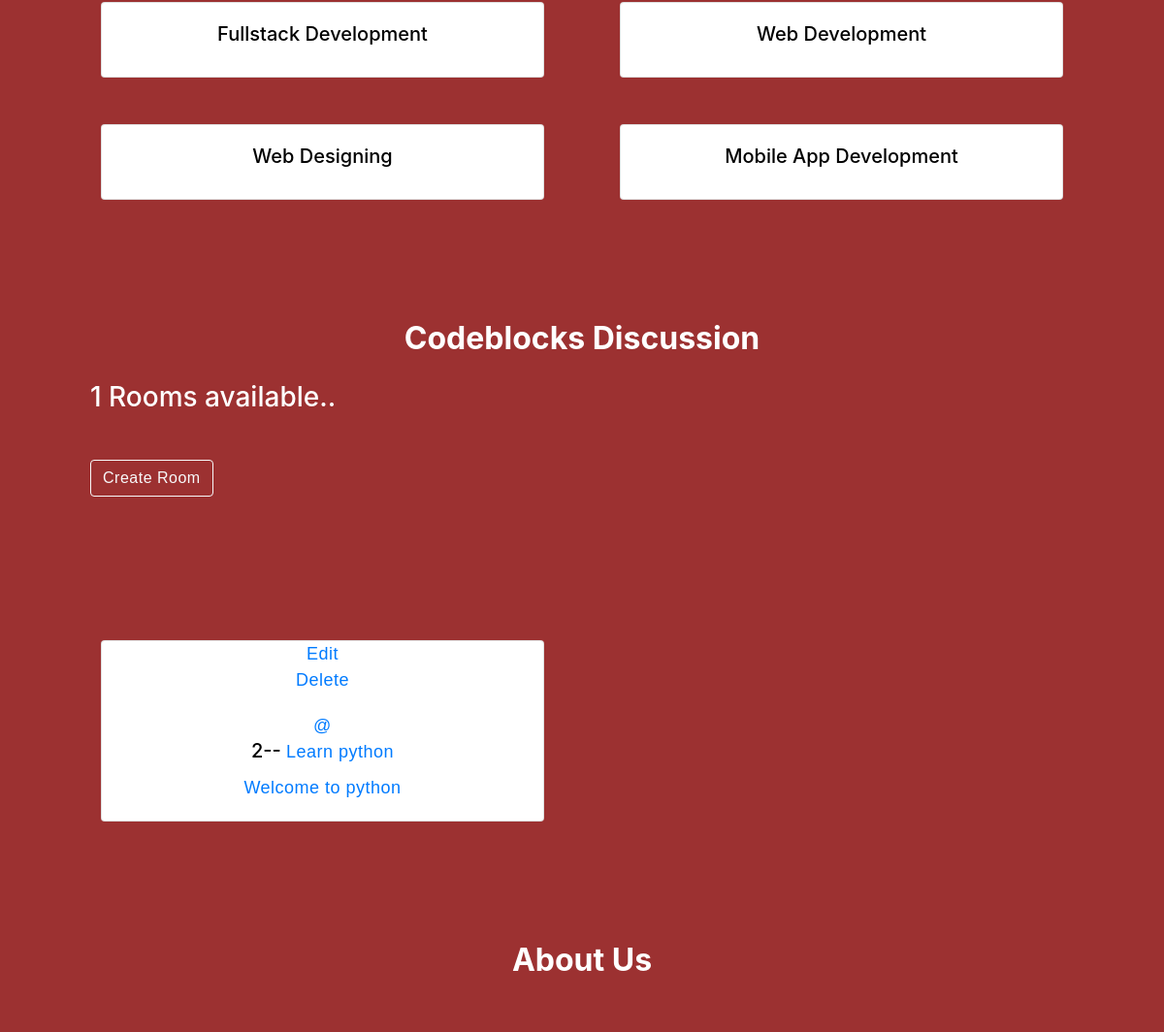
The app's page / (middle part), older data.
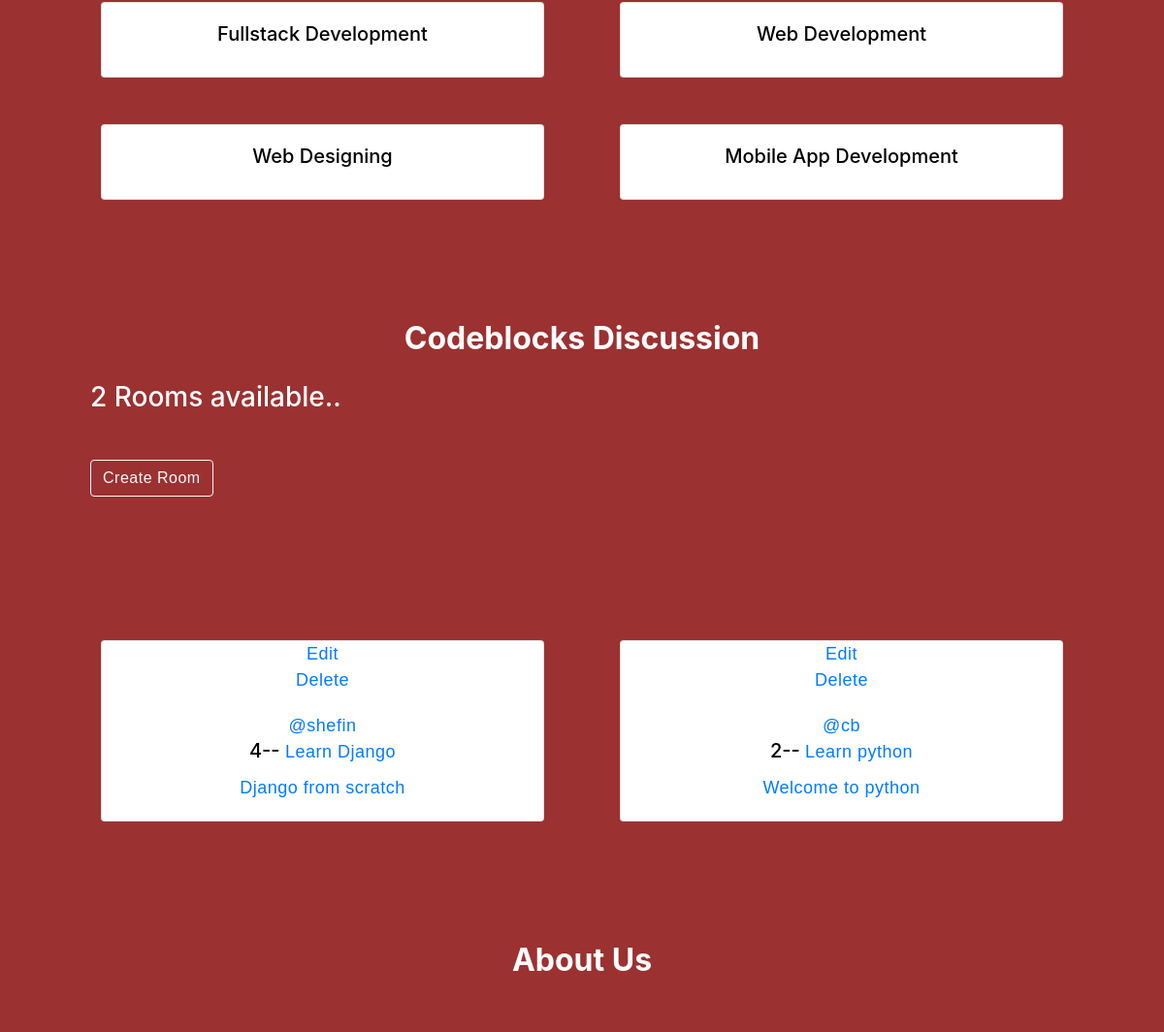
The same page, newer data.
### cbapp/models.py (models this page shows, shortened)
class Domain(models.Model):
    d_name = models.CharField(max_length=200)
    d_desc = models.TextField(null=True,blank=True)

class Room(models.Model):
    host = models.ForeignKey(User,on_delete=models.SET_NULL,null=True)
    topic = models.ForeignKey(Topic,on_delete=models.SET_NULL,null=True)
    name = models.CharField(max_length=200)
    desc = models.TextField(null=True , blank=True)
    participants = models.ManyToManyField(User,related_name='participants', blank=True)
    updated = models.DateTimeField(auto_now=True)
    created = models.DateTimeField(auto_now_add=True)
    class Meta:
        ordering=['-updated' , '-created']

### cbapp/views.py (the view)
# urls.py: path('',views.home,name='home'),
def home(request):
    domain = Domain.objects.all()
    rooms=Room.objects.all()
    topics=Topic.objects.all()
    room_count = rooms.count()
    context={'rooms':rooms,'topics':topics,'room_count':room_count,'domain':domain}
    return render(request,"cbapp/home.html",context)

### cbapp/templates/cbapp/home.html (shortened to what this page needs)
{% extends 'base.html' %}
{% block content %}
<section>
    <div class="container" id="domains">
        <div id="domaintext-color" class="row">
            {% for d in domain %}
            <div class="col-md-6">
                <div class="card text-center m-4">
                    <div class="card-body ">
                      <h5 class="card-title">{{d.d_name}}</h5>
                    </div>
                </div>
            </div>
            {% endfor %}
        </div>
</div>
<section class="discussion-section">
            <div class="container" id="discussion">
                <h2 class="text-center" style="margin-top:100px;"><strong>Codeblocks Discussion</strong></h2>
                <h3 class="rooms-available mx-5 my-4">{{room_count}} Rooms available..</h3>
                <h3><a class="btn btn-outline-light mx-5 my-4 mr-sm-6" href="{% url 'create-room' %}">Create Room</a></h3>
                <div id="domaintext-color" class="row">
                    {% for r in rooms  %}
                    <div class="col-md-6">
                        <div class="card text-center m-4">
                            <a  href="{% url 'update-room' r.id %}">Edit</a>
                            <a href="{% url 'delete-room' r.id %}">Delete</a>
                            <div class="card-body ">
                                <a href="">@{{r.host.username}}</a>
                              <h5 class="card-title">{{r.id}}-- <a href="{% url 'room' r.id%}">{{r.name}}</h5></a>
                              <a href=""><p class="card-text">{{r.desc}}</p></a>
                            </div>
                        </div>
                    </div>
                    {% endfor %}
                </div>
        </div>
</section>
<section>
    <div class="container" id="about">
        <h2 class="text-center" style="margin-top:100px;"><strong>About Us</strong></h2><br><br>
    </div>
</section>
{% endblock %}

Row changes from the older to the newer data that the page shows:
added Room: host.username "shefin", id "4", name "Learn Django", desc "Django from scratch"
changed Room "Learn python": host.username (not shown) → "cb"
Text that changed along with them:
{{ room_count }}: "1" → "2"
